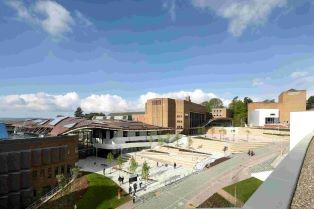
#> input picture TeamBackRow/FORUM_SMALL.JPEG, 314 x 209 px, found by its file name
$ python 'CS TURTLE HACKATHON.py'
#> lines starting #> are read from the running program, lines starting #| are printed output that depends on the picture
import turtle
import os

import numpy as np
import cv2
##### Config #####
groupname="TeamBackRow"
turtle.speed(0) # 0-10, 0 fastest, 10 slowest. Save precious time only running slow if you need to.
#> (this line was passed over: turtle is not available in this run)
turtle.colormode(255) # allows you to use (r, g, b) tuples as colors, with values 0-255
#> (this line was passed over: turtle is not available in this run)

# DIRECTORY = "/".join(__FILE__.split("/")[:-1])
# PICTURE_DIRECTORY=DIRECTORY + "/FORUM_SMALL.JPEG"

#### Code ####

img = cv2.imread("TeamBackRow\FORUM_SMALL.JPEG", 2)
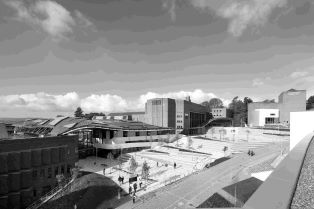
#> img: shape (209, 314); min 0, max 255, mean 144
img = img.tolist()
#> img = 209 items

#> (the run stopped early here; a loop or call above may not have finished)
